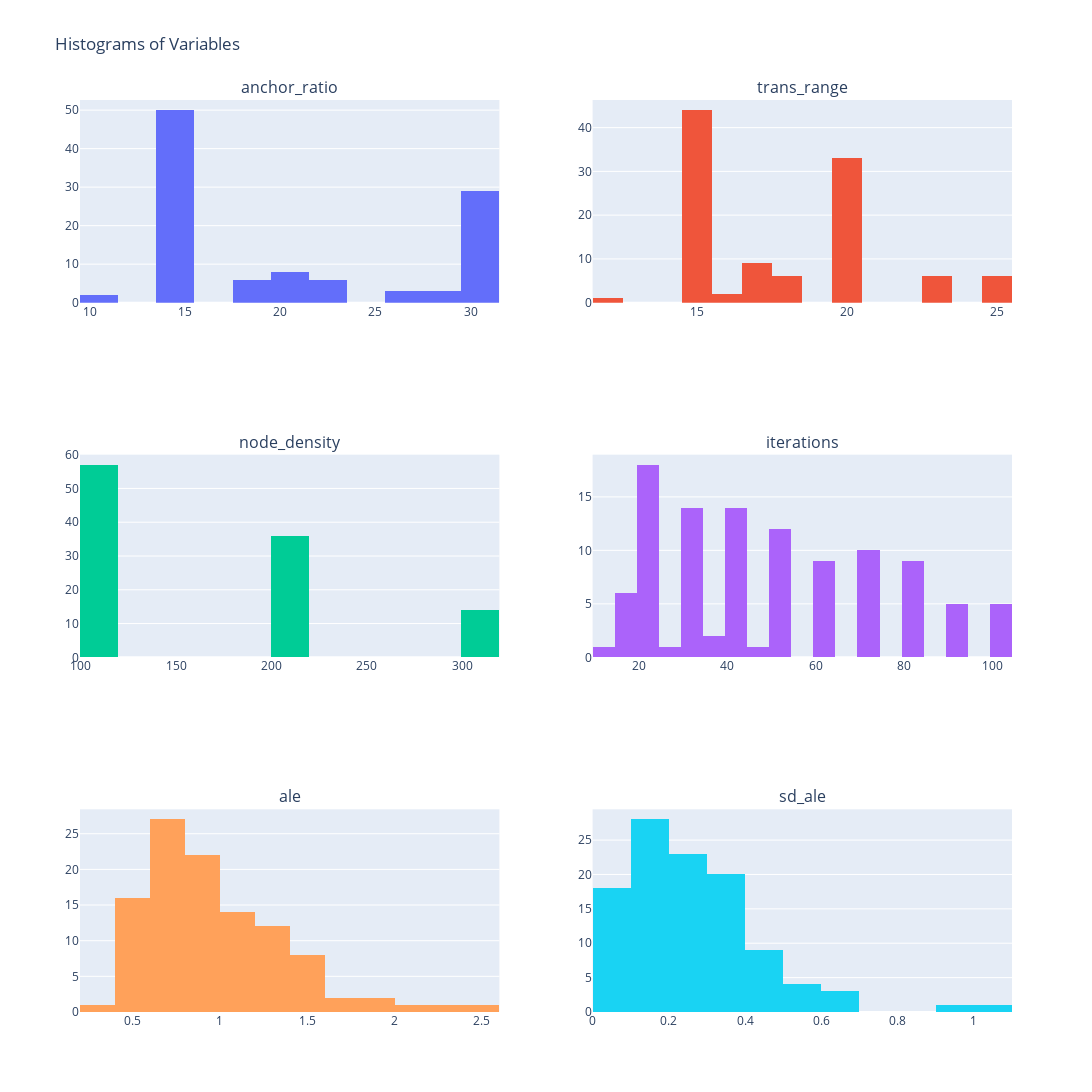

The cell this chart's notebook holds for it:
### Code cell
import plotly.subplots as sp
import plotly.graph_objects as go

# Define your columns (assuming df is already loaded)
X_columns = ['anchor_ratio', 'trans_range', 'node_density', 'iterations', 'ale', 'sd_ale']

# Create subplots
fig = sp.make_subplots(rows=3, cols=2, subplot_titles=X_columns)

# Add histograms to subplots
for i, col in enumerate(X_columns):
    fig.add_trace(go.Histogram(x=df[col], nbinsx=20), row=i//2+1, col=i%2+1)

# Update layout
fig.update_layout(height=1300, width=1200, title="Histograms of Variables", showlegend=False)
fig.show()

### Figure 1 — Plotly figure (JSON) as saved in the notebook; plotly's stock layout.template omitted (floating-point values rounded to 4 significant figures)
{"data": [{"nbinsx": 20, "type": "histogram", "x": [30, 15, 30, 15, 30, 22, 18, 10, 29, 20, 15, 18, 18, 30, 30, 22, 14, 15, 14, 15, 15, 15, 20, 30, 20, 27, 20, 15, 30, 14, 30, 30, 15, 30, 18, 15, 15, 14, 15, 20, 15, 10, 30, 15, 15, 30, 30, 30, 15, 30, 30, 22, 15, 15, 30, 28, 20, 18, 15, 26, 29, 30, 15, 14, 15, 30, 30, 14, 15, 15, 30, 30, 15, 20, 15, 15, 15, 15, 15, 15, 15, 30, 30, 30, 15, 30, 15, 22, 15, 22, 15, 14, 15, 15, 26, 15, 15, 30, 30, 30, 22, 14, 18, 14, 15, 20, 15], "xaxis": "x", "yaxis": "y"}, {"nbinsx": 20, "type": "histogram", "x": [15, 15, 15, 20, 15, 18, 23, 25, 25, 20, 20, 23, 23, 15, 20, 18, 17, 15, 17, 20, 15, 20, 20, 15, 20, 12, 20, 15, 20, 17, 15, 15, 15, 15, 23, 15, 15, 17, 20, 20, 16, 25, 15, 20, 15, 15, 15, 20, 15, 20, 20, 18, 15, 20, 15, 15, 20, 23, 15, 25, 25, 20, 20, 17, 20, 20, 15, 17, 15, 15, 15, 15, 15, 20, 15, 20, 15, 15, 15, 15, 15, 20, 15, 15, 15, 15, 20, 18, 16, 18, 20, 17, 20, 20, 25, 20, 15, 15, 20, 15, 18, 17, 23, 17, 20, 20, 15], "xaxis": "x2", "yaxis": "y2"}, {"nbinsx": 20, "type": "histogram", "x": [200, 100, 100, 100, 100, 100, 100, 200, 100, 100, 200, 100, 100, 200, 100, 100, 200, 100, 200, 100, 100, 100, 100, 200, 200, 300, 200, 100, 100, 200, 200, 100, 200, 200, 100, 300, 100, 200, 100, 200, 100, 200, 100, 200, 300, 200, 100, 100, 200, 100, 100, 100, 300, 200, 300, 100, 100, 100, 100, 300, 100, 100, 200, 200, 100, 100, 100, 200, 300, 300, 100, 300, 100, 200, 300, 100, 100, 200, 200, 100, 200, 100, 300, 100, 200, 100, 100, 100, 100, 100, 100, 200, 200, 200, 300, 200, 300, 200, 100, 300, 100, 200, 100, 200, 100, 100, 200], "xaxis": "x3", "yaxis": "y3"}, {"nbinsx": 20, "type": "histogram", "x": [40, 70, 50, 20, 40, 24, 14, 15, 40, 30, 20, 16, 24, 70, 50, 18, 40, 60, 70, 40, 40, 70, 20, 50, 30, 34, 40, 100, 30, 80, 60, 100, 80, 80, 18, 80, 20, 50, 80, 20, 16, 25, 70, 40, 70, 20, 30, 100, 70, 40, 60, 36, 30, 50, 40, 16, 50, 22, 80, 21, 70, 90, 70, 20, 90, 20, 60, 100, 60, 20, 20, 50, 30, 50, 40, 30, 90, 30, 20, 50, 50, 80, 20, 80, 60, 90, 100, 30, 20, 42, 60, 90, 30, 80, 35, 60, 50, 30, 70, 30, 48, 30, 20, 60, 50, 40, 40], "xaxis": "x4", "yaxis": "y4"}, {"nbinsx": 20, "type": "histogram", "x": [0.7735, 0.9119, 0.8149, 1.435, 1.266, 1.457, 1.913, 1.433, 0.7774, 1.142, 0.6944, 1.537, 1.054, 0.6169, 1.306, 2.568, 0.8571, 1.361, 0.7611, 1.4, 0.9686, 1.237, 1.424, 0.6237, 0.6395, 0.5272, 0.5836, 0.8355, 0.8562, 0.6944, 0.6105, 0.8981, 0.5793, 0.584, 1.427, 0.49, 1.973, 0.8521, 0.987, 0.7776, 2.178, 0.7715, 1.231, 0.7545, 0.5387, 0.9553, 1.069, 0.7989, 0.7264, 0.9977, 1.089, 1.374, 0.5954, 0.7684, 0.394, 2.264, 1.102, 0.9821, 0.9385, 0.5936, 0.6561, 0.7033, 0.6265, 1.1, 1.088, 1.101, 0.959, 0.5874, 0.6443, 0.755, 1.72, 0.4452, 1.311, 0.5649, 0.6409, 1.367, 1.204, 0.9535, 1.021, 0.9339, 0.8945, 0.7451, 0.5429, 1.068, 0.6239, 1.068, 0.9788, 1.75, 1.371, 1.532, 1.166, 0.6546, 0.8733, 0.5106, 0.5141, 0.7772, 0.5915, 0.8244, 0.7364, 0.4508, 1.189, 0.991, 1.287, 0.8991, 1.171, 1.234, 0.6354], "xaxis": "x5", "yaxis": "y5"}, {"nbinsx": 20, "type": "histogram", "x": [0.2506, 0.4983, 0.2555, 0.3946, 0.3029, 0.4633, 0.4402, 0.235, 0.3515, 0.2302, 0.1081, 0.2477, 0.3126, 0.156, 0.3172, 0.6635, 0.2641, 0.6061, 0.09896, 0.3818, 0.522, 0.374, 0.4327, 0.1989, 0.1448, 0.09217, 0.113, 0.2794, 0.2492, 0.1095, 0.1565, 0.395, 0.1418, 0.1382, 0.3005, 0.09829, 1.092, 0.2424, 0.2729, 0.07935, 0.4733, 0.173, 0.2885, 0.1105, 0.07178, 0.2437, 0.2202, 0.2088, 0.2016, 0.1928, 0.3082, 0.3697, 0.09547, 0.1876, 0.0509, 0.6214, 0.3945, 0.1832, 0.4312, 0.04081, 0.1701, 0.155, 0.07199, 0.2011, 0.2871, 0.2778, 0.2477, 0.1206, 0.07902, 0.1309, 0.2562, 0.104, 0.992, 0.08706, 0.1022, 0.3875, 0.3495, 0.1852, 0.2482, 0.5979, 0.1603, 0.1664, 0.05111, 0.126, 0.1229, 0.4449, 0.3192, 0.5418, 0.4436, 0.4072, 0.3066, 0.09109, 0.2658, 0.0543, 0.003267, 0.1612, 0.08942, 0.3559, 0.09766, 0.07142, 0.3535, 0.1475, 0.3752, 0.2318, 0.372, 0.5998, 0.1398], "xaxis": "x6", "yaxis": "y6"}], "layout": {"annotations": [{"font": {"size": 16}, "showarrow": false, "text": "anchor_ratio", "x": 0.225, "xanchor": "center", "xref": "paper", "y": 1, "yanchor": "bottom", "yref": "paper"}, {"font": {"size": 16}, "showarrow": false, "text": "trans_range", "x": 0.775, "xanchor": "center", "xref": "paper", "y": 1, "yanchor": "bottom", "yref": "paper"}, {"font": {"size": 16}, "showarrow": false, "text": "node_density", "x": 0.225, "xanchor": "center", "xref": "paper", "y": 0.6111, "yanchor": "bottom", "yref": "paper"}, {"font": {"size": 16}, "showarrow": false, "text": "iterations", "x": 0.775, "xanchor": "center", "xref": "paper", "y": 0.6111, "yanchor": "bottom", "yref": "paper"}, {"font": {"size": 16}, "showarrow": false, "text": "ale", "x": 0.225, "xanchor": "center", "xref": "paper", "y": 0.2222, "yanchor": "bottom", "yref": "paper"}, {"font": {"size": 16}, "showarrow": false, "text": "sd_ale", "x": 0.775, "xanchor": "center", "xref": "paper", "y": 0.2222, "yanchor": "bottom", "yref": "paper"}], "height": 1300, "showlegend": false, "title": {"text": "Histograms of Variables"}, "width": 1200, "xaxis": {"anchor": "y", "domain": [0, 0.45]}, "xaxis2": {"anchor": "y2", "domain": [0.55, 1]}, "xaxis3": {"anchor": "y3", "domain": [0, 0.45]}, "xaxis4": {"anchor": "y4", "domain": [0.55, 1]}, "xaxis5": {"anchor": "y5", "domain": [0, 0.45]}, "xaxis6": {"anchor": "y6", "domain": [0.55, 1]}, "yaxis": {"anchor": "x", "domain": [0.7778, 1]}, "yaxis2": {"anchor": "x2", "domain": [0.7778, 1]}, "yaxis3": {"anchor": "x3", "domain": [0.3889, 0.6111]}, "yaxis4": {"anchor": "x4", "domain": [0.3889, 0.6111]}, "yaxis5": {"anchor": "x5", "domain": [0, 0.2222]}, "yaxis6": {"anchor": "x6", "domain": [0, 0.2222]}}}
